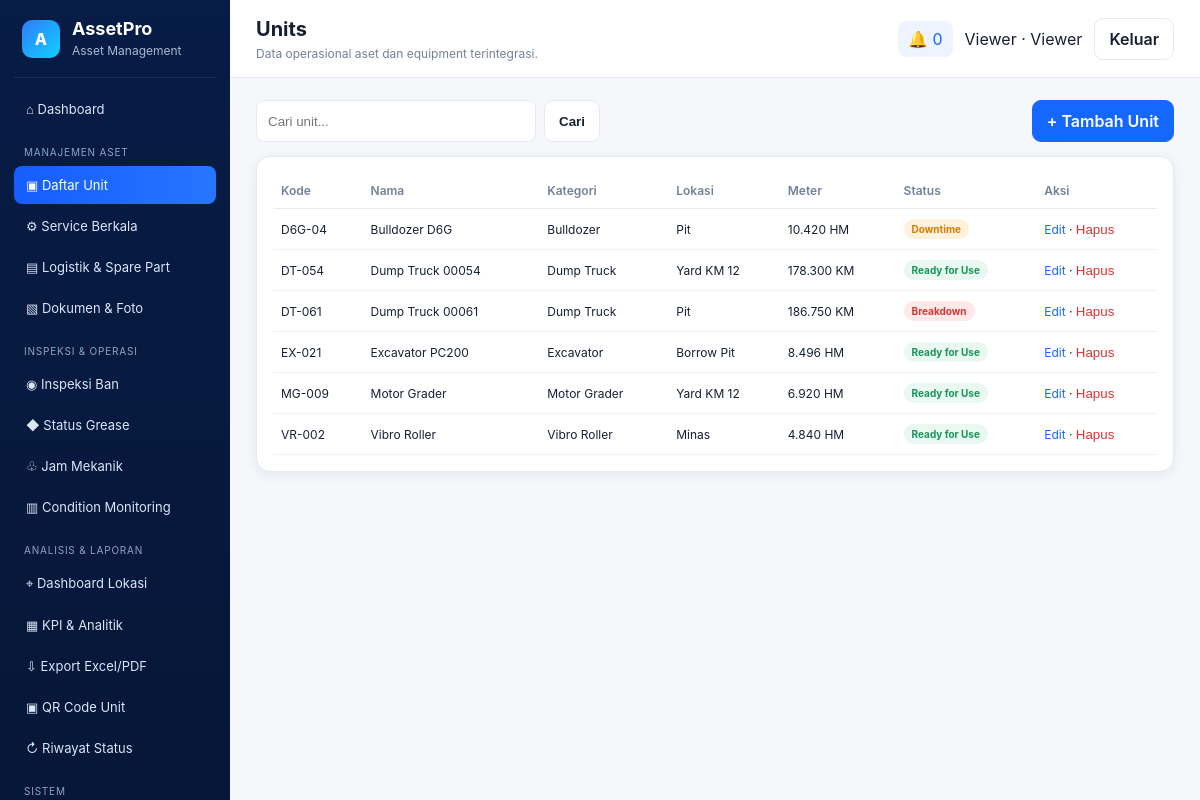
The app's page /dashboard.php?page=units (signed in) with its own data.
### tables this page shows
CREATE TABLE units(id INT AUTO_INCREMENT PRIMARY KEY,unit_code VARCHAR(40) UNIQUE NOT NULL,unit_name VARCHAR(120) NOT NULL,category VARCHAR(80) NOT NULL,brand VARCHAR(80),model VARCHAR(80),serial_number VARCHAR(100),location VARCHAR(120),meter_type ENUM('HM','KM') DEFAULT 'HM',current_meter DECIMAL(12,2) DEFAULT 0,operational_status ENUM('Ready for Use','Breakdown','Downtime','Maintenance') DEFAULT 'Ready for Use',created_at TIMESTAMP DEFAULT CURRENT_TIMESTAMP,updated_at TIMESTAMP DEFAULT CURRENT_TIMESTAMP ON UPDATE CURRENT_TIMESTAMP);

### app/helpers.php (called while the page is built, shortened)
<?php
function e(?string $value): string { return htmlspecialchars($value ?? '', ENT_QUOTES, 'UTF-8'); }
function current_user(): array { return $_SESSION['user'] ?? []; }
function current_role(): string { return $_SESSION['user']['role'] ?? 'guest'; }
function role_label(string $role): string { return ['asset_manager'=>'Asset Manager','head_equipment'=>'Head of Equipment','planner'=>'Planner','mechanic'=>'Mekanik','logistics'=>'Logistik','viewer'=>'Viewer','admin'=>'Asset Manager'][$role] ?? ucwords(str_replace('_',' ',$role)); }
function permissions(): array {
 return [
  'asset_manager'=>['*'],
  'head_equipment'=>['dashboard','units.view','units.edit','service.view','service.edit','maintenance.view','maintenance.edit','logistics.view','logistics.approve','documents.view','documents.upload','inspections.view','analytics.view','reports.export','qr.view','audit.view','history.view','notifications.view'],
  'planner'=>['dashboard','units.view','units.edit','service.view','service.edit','maintenance.view','maintenance.edit','logistics.view','logistics.request','documents.view','documents.upload','inspections.view','inspections.edit','analytics.view','reports.export','qr.view','history.view','notifications.view'],
  'mechanic'=>['dashboard','units.view','service.view','maintenance.view','maintenance.edit','documents.view','documents.upload','inspections.view','inspections.edit','history.view','notifications.view','qr.view'],
  'logistics'=>['dashboard','units.view','logistics.view','logistics.request','logistics.edit','documents.view','documents.upload','notifications.view','reports.export'],
  'viewer'=>['dashboard','units.view','service.view','maintenance.view','logistics.view','documents.view','inspections.view','analytics.view','reports.export','qr.view','history.view','notifications.view'],
 ];
}
function can(string $permission): bool { $p=permissions()[current_role()] ?? []; return in_array('*',$p,true)||in_array($permission,$p,true); }
function page_url(string $page, array $params=[]): string { return 'dashboard.php?' . http_build_query(array_merge(['page'=>$page],$params)); }
function active_page(string $name, string $current): string { return $name === $current ? 'active' : ''; }
function status_class(string $status): string { $s=strtolower($status); if(str_contains($s,'selesai')||str_contains($s,'ready')||str_contains($s,'aman')||str_contains($s,'aktif')||str_contains($s,'disetujui'))return 'st-green'; if(str_contains($s,'terlambat')||str_contains($s,'breakdown')||str_contains($s,'tertunda')||str_contains($s,'ditolak'))return 'st-red'; if(str_contains($s,'jatuh')||str_contains($s,'menunggu')||str_contains($s,'downtime')||str_contains($s,'draft'))return 'st-orange'; return 'st-blue'; }

### pages/units.php (the view, shortened to what this page needs)
<?php
$q=trim($_GET['q']??'');
$sql='SELECT * FROM units'; $params=[];
$sql.=' ORDER BY unit_code'; $stmt=$pdo->prepare($sql);$stmt->execute($params);$rows=$stmt->fetchAll();
?>
<div class="page-actions"><form class="search-form"><input type="hidden" name="page" value="units"><input name="q" value="<?=e($q)?>" placeholder="Cari unit..."><button class="btn">Cari</button></form><a class="btn primary" href="<?=page_url('unit-form')?>">+ Tambah Unit</a></div>
<div class="card panel"><table><thead><tr><th>Kode</th><th>Nama</th><th>Kategori</th><th>Lokasi</th><th>Meter</th><th>Status</th><th>Aksi</th></tr></thead><tbody>
<?php foreach($rows as $r): ?><tr><td><?=e($r['unit_code'])?></td><td><?=e($r['unit_name'])?></td><td><?=e($r['category'])?></td><td><?=e($r['location'])?></td><td><?=number_format($r['current_meter'],0,',','.')?> <?=e($r['meter_type'])?></td><td><span class="status <?=status_class($r['operational_status'])?>"><?=e($r['operational_status'])?></span></td><td><a href="<?=page_url('unit-form',['id'=>$r['id']])?>">Edit</a> · <form class="inline" method="post" action="actions/delete_unit.php" onsubmit="return confirm('Hapus unit ini?')"><input type="hidden" name="_csrf" value="<?=csrf_token()?>"><input type="hidden" name="id" value="<?=$r['id']?>"><button class="link danger">Hapus</button></form></td></tr><?php endforeach; ?>
</tbody></table></div>

### partials/header.php
<!doctype html><html lang="id"><head><meta charset="utf-8"><meta name="viewport" content="width=device-width,initial-scale=1">
<title>AssetPro</title><link rel="stylesheet" href="assets/css/app.css"><script src="https://cdn.jsdelivr.net/npm/chart.js"></script></head><body><div class="app">

### partials/sidebar.php (shortened to what this page needs)
<?php $current=$page; ?>
<aside class="sidebar"><div class="brand"><div class="brand-badge">A</div><div><h1>AssetPro</h1><span>Asset Management</span></div></div>
<a class="menu-item <?=active_page('home',$current)?>" href="<?=page_url('home')?>">⌂ Dashboard</a>
<div class="menu-title">Manajemen Aset</div>
<?php if(can('units.view')): ?><a class="menu-item <?=active_page('units',$current)?>" href="<?=page_url('units')?>">▣ Daftar Unit</a><?php endif; ?>
<?php if(can('service.view')): ?><a class="menu-item <?=active_page('maintenance',$current)?>" href="<?=page_url('maintenance')?>">⚙ Service Berkala</a><?php endif; ?>
<?php if(can('logistics.view')): ?><a class="menu-item <?=active_page('logistics',$current)?>" href="<?=page_url('logistics')?>">▤ Logistik & Spare Part</a><?php endif; ?>
<?php if(can('documents.view')): ?><a class="menu-item <?=active_page('documents',$current)?>" href="<?=page_url('documents')?>">▧ Dokumen & Foto</a><?php endif; ?>
<div class="menu-title">Inspeksi & Operasi</div>
<?php if(can('inspections.view')): ?>
<a class="menu-item <?=active_page('tires',$current)?>" href="<?=page_url('tires')?>">◉ Inspeksi Ban</a>
<a class="menu-item <?=active_page('grease',$current)?>" href="<?=page_url('grease')?>">◆ Status Grease</a>
<a class="menu-item <?=active_page('mechanics',$current)?>" href="<?=page_url('mechanics')?>">♧ Jam Mekanik</a>
<a class="menu-item <?=active_page('condition',$current)?>" href="<?=page_url('condition')?>">▥ Condition Monitoring</a>
<?php endif; ?>
<div class="menu-title">Analisis & Laporan</div>
<?php if(can('analytics.view')): ?><a class="menu-item <?=active_page('location-dashboard',$current)?>" href="<?=page_url('location-dashboard')?>">⌖ Dashboard Lokasi</a><a class="menu-item <?=active_page('analytics',$current)?>" href="<?=page_url('analytics')?>">▦ KPI & Analitik</a><?php endif; ?>
<?php if(can('reports.export')): ?><a class="menu-item <?=active_page('reports',$current)?>" href="<?=page_url('reports')?>">⇩ Export Excel/PDF</a><?php endif; ?>
<?php if(can('qr.view')): ?><a class="menu-item <?=active_page('qr',$current)?>" href="<?=page_url('qr')?>">▣ QR Code Unit</a><?php endif; ?>
<?php if(can('history.view')): ?><a class="menu-item <?=active_page('history',$current)?>" href="<?=page_url('history')?>">↻ Riwayat Status</a><?php endif; ?>
<div class="menu-title">Sistem</div>
</aside>

### dashboard.php (shortened to what this page needs)
<?php
require __DIR__ . '/app/bootstrap.php';
$page = $_GET['page'] ?? 'home';
require __DIR__ . '/partials/header.php';
require __DIR__ . '/partials/sidebar.php';
$stmt=$pdo->prepare('SELECT COUNT(*) FROM notifications WHERE is_read=0 AND (user_id IS NULL OR user_id=?)');$stmt->execute([current_user()['id']]);$unread=(int)$stmt->fetchColumn();
?>
<section class="content"><header class="topbar"><div><h2><?=e(ucwords(str_replace('-',' ',$page==='home'?'Dashboard Asset Manager':$page)))?></h2><p>Data operasional aset dan equipment terintegrasi.</p></div><div class="top-actions"><a class="notification-link" href="<?=page_url('notifications')?>">🔔 <?=$unread?></a><span class="user-name"><?=e(current_user()['name'])?> · <?=e(role_label(current_role()))?></span><a class="btn" href="logout.php">Keluar</a></div></header>
<main class="main">
<?php require __DIR__ . '/pages/' . $page . '.php'; ?>
</main></section>
<?php require __DIR__ . '/partials/footer.php'; ?>

### partials/footer.php
</div><script src="assets/js/app.js"></script></body></html>

### assets/css/app.css (style rules this page uses)
:root { --navy:#071c46;--blue:#1667ff;--green:#20b26b;--orange:#ff9b21;--red:#ef4444;--purple:#6d5dfc;--text:#172033;--muted:#72809a;--line:#e5eaf2;--bg:#f5f7fb;--card:#fff;--shadow:0 3px 12px rgba(20,35,70,.07);--radius:14px }
* { box-sizing:border-box }
body { margin:0;font-family:Inter,Segoe UI,Arial,sans-serif;background:var(--bg);color:var(--text) }
a { color:#1667ff;text-decoration:none }
.app { display:grid;grid-template-columns:230px 1fr;min-height:100vh }
.sidebar { background:linear-gradient(180deg,var(--navy),#061737);color:#fff;padding:18px 14px;position:sticky;top:0;height:100vh;overflow:auto }
.brand,.brand-login { display:flex;align-items:center;gap:12px }
.brand { padding:0 8px 18px;border-bottom:1px solid rgba(255,255,255,.08);margin-bottom:12px }
.brand-badge { width:38px;height:38px;border-radius:10px;background:linear-gradient(135deg,#2f7cff,#0fd0ff);display:grid;place-items:center;color:#fff;font-weight:800 }
.brand h1,.brand-login h1 { font-size:18px;margin:0 }
.brand span,.brand-login p { font-size:12px;color:#aab9d5;margin:3px 0 }
.menu-title { font-size:10px;text-transform:uppercase;letter-spacing:.08em;color:#91a3c3;margin:18px 10px 8px }
.menu-item { display:flex;align-items:center;gap:10px;padding:11px 12px;border-radius:8px;color:#dbe5f8;font-size:13px;margin:3px 0 }
.menu-item:hover,.menu-item.active { background:linear-gradient(90deg,#155dff,#2776ff);color:#fff }
.content { min-width:0 }
.topbar { height:78px;background:#fff;display:flex;align-items:center;justify-content:space-between;padding:0 26px;border-bottom:1px solid var(--line);position:sticky;top:0;z-index:10 }
.topbar h2 { margin:0 0 5px;font-size:20px }
.topbar p { margin:0;color:var(--muted);font-size:12px }
.top-actions { display:flex;align-items:center;gap:12px }
.main { padding:22px 26px 30px }
.card { background:var(--card);border:1px solid var(--line);border-radius:var(--radius);box-shadow:var(--shadow) }
.panel { padding:16px;overflow:auto }
.btn { border:1px solid var(--line);background:#fff;color:var(--text);border-radius:9px;padding:10px 14px;cursor:pointer;font-weight:600 }
.btn.primary { background:var(--blue);color:#fff;border-color:var(--blue) }
.page-actions { display:flex;justify-content:space-between;gap:12px;margin-bottom:14px }
.search-form { display:flex;gap:8px }
.search-form input { min-width:280px }
table { width:100%;border-collapse:collapse;font-size:12px }
th { text-align:left;color:var(--muted);font-weight:600;padding:10px 8px;border-bottom:1px solid var(--line) }
td { padding:10px 8px;border-bottom:1px solid #eef1f6 }
.status { display:inline-block;padding:4px 8px;border-radius:999px;font-size:10px;font-weight:700 }
.st-green { background:#e9f8f0;color:#17945a }
.st-orange { background:#fff1dc;color:#d57b00 }
.st-red { background:#ffe8e8;color:#d93434 }
input,select,textarea { width:100%;padding:10px 11px;border:1px solid var(--line);border-radius:8px;background:#fff;color:var(--text) }
.inline { display:inline }
.link { border:0;background:none;padding:0;color:#1667ff;cursor:pointer }
.danger { color:#d93434 }
.notification-link { padding:8px 10px;border-radius:8px;background:#eef4ff }

### records on screen
units: unit_code "D6G-04", unit_name "Bulldozer D6G", category "Bulldozer", location "Pit", current_meter "10.420", meter_type "HM", operational_status "Downtime"
units: unit_code "DT-054", unit_name "Dump Truck 00054", category "Dump Truck", location "Yard KM 12", current_meter "178.300", meter_type "KM", operational_status "Ready for Use"
units: unit_code "DT-061", unit_name "Dump Truck 00061", category "Dump Truck", location "Pit", current_meter "186.750", meter_type "KM", operational_status "Breakdown"
units: unit_code "EX-021", unit_name "Excavator PC200", category "Excavator", location "Borrow Pit", current_meter "8.496", meter_type "HM", operational_status "Ready for Use"
units: unit_code "MG-009", unit_name "Motor Grader", category "Motor Grader", location "Yard KM 12", current_meter "6.920", meter_type "HM", operational_status "Ready for Use"
units: unit_code "VR-002", unit_name "Vibro Roller", category "Vibro Roller", location "Minas", current_meter "4.840", meter_type "HM", operational_status "Ready for Use"

### other values on screen
str_replace('-',' ',$page==='home'?'Dashboard Asset Manager':$page) "Units"
$unread "0"
current_user()['name'] "Viewer"
role_label(current_role()) "Viewer"
